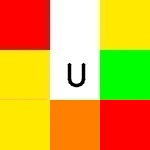
#> input picture Caras digitalizadas/Cara_Up.jpg, 150 x 150 px, found by its file name; its folder holds only this picture in this run
$ python modificador.py
#> lines starting #> are read from the running program, lines starting #| are printed output that depends on the picture; after the words box and inside, x2 and y2 are one past the last pixel; in counts of white or black regions, pixels touching at a corner belong together
### configuracion.py
import numpy as np
#Estos rangos son de las caras digitales.
def rangos():
    rangex=150
    rangey=150
    rangex1 = int(rangex/3)
    rangex2 = int(2*rangex/3)
    rangex3 = rangex
    rangey1 = int(rangey/3)
    rangey2 = int(2*rangey/3)
    rangey3 = rangey

    return rangex, rangey, rangex1, rangex2, rangex3, rangey1, rangey2, rangey3
def nombre_caras():
    ncara=['up','right','front', 'down', 'left', 'back']
    #ncara=['up', 'down', 'left', 'right', 'front', 'back']
    return ncara
def Abre_caras():
    Abre=['U','R', 'F', 'D', 'L', 'B']
    return Abre
def colores_basic():
#colores de caras
    #BGR
    Azul=[255,0,0]
    Verde=[0,255,0]
    Rojo=[0,0,255]
    Naranja=[0,128,255]
    Amarillo=[0,233,255]
    Blanco=[255,255,255]
    return Azul, Verde, Rojo, Naranja,Amarillo, Blanco
# [108 lines left out: functions matices, colores_finales, not called in this run]

### Carpeta de apoyo/modificador.py
from cv2  import cv2
import numpy as np
import configuracion
ncara=configuracion.nombre_caras()
rangex, rangey, rangex1, rangex2, rangex3, rangey1, rangey2, rangey3=configuracion.rangos()
Azul, Verde, Rojo, Naranja,Amarillo, Blanco=configuracion.colores_basic()
#p1, p2, p3, p4, pc, p6, p7, p8, p9=
for i in range(len(ncara)):
    cara = cv2.imread('Caras digitalizadas\Cara_'+ncara[i]+'.jpg')
#> cara is the input picture: shape (150, 150, 3); mean B, G, R 55.4, 174.4, 222.9
    #Son los 9 cuadrados de la cara
    #Primera fila
    cara[:rangex1,:rangey1] = Azul
    cara[:rangex1,rangey1:rangey2] = Rojo
    cara[:rangex1,rangey2:rangey3] = Verde
    #Segunda fila
    cara[rangex1:rangex2,:rangey1] = Naranja
    cara[rangex1:rangex2,rangey1:rangey2] = Blanco#Este es el punto central
    cara[rangex1:rangex2,rangey2:rangey3] = Amarillo
    #Tercera fila
    cara[rangex2:rangex3,:rangey1] = Azul
    cara[rangex2:rangex3,rangey1:rangey2] = Verde
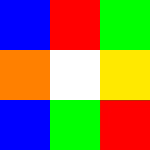
#> cara: shape (150, 150, 3); mean B, G, R 85, 125.2, 141.3
    cara[rangex2:rangex3,rangey2:rangey3] = Rojo
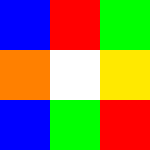
#> cara: shape (150, 150, 3); 11.11% of pixels changed, all inside (x1, y1, x2, y2) = (100, 100, 150, 150)
#> (the run stopped early here; a loop or call above may not have finished)
